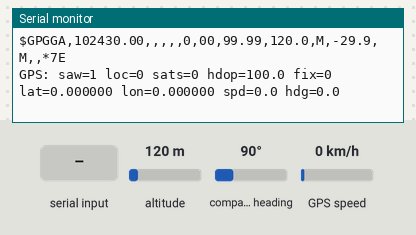
The sketch below on a simulated ESP32. On the bench: the last lines printed to the serial monitor. The test bench sets the inputs (shaded band); at power-on: altitude 120 m, GPS speed 0 km/h, compass heading 90°. The GPS gets a fix after 3 s at 37.7749, -122.4194 with 8 satellites; nothing arrives over Bluetooth unless stated.

Above: at 1.2 s.
1.3 s: altitude set to 20 m
At 2.1 s:
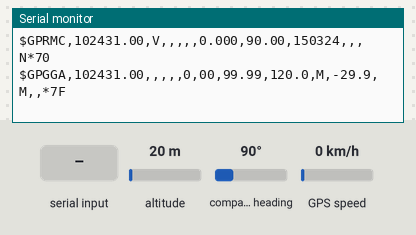
5.2 s: "1" received over the second serial link
At 5.6 s:
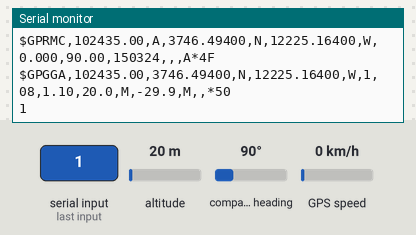
7.7 s: GPS speed set to 2 km/h
At 9.6 s:
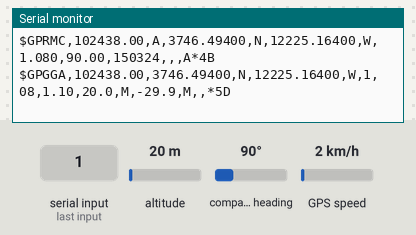
10.2 s: compass heading set to 352°
At 12.1 s:
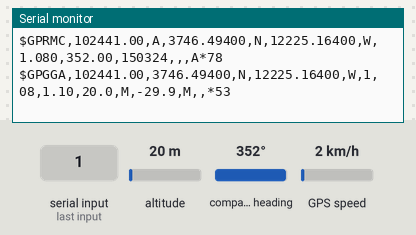
14.8 s: altitude set to 250 m
At 19.2 s:
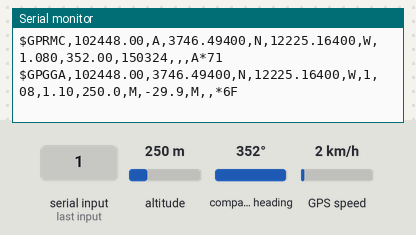
19.4 s: "0" received over the second serial link
At 19.65 s:
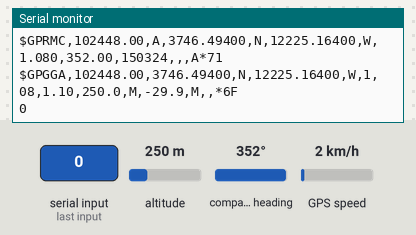

Measured:
- after the input at 5.2 s, the serial monitor: prints a new line at once (image 2)
- after the input at 7.7 s, the serial monitor: prints a new line after 1.1 s (image 3)
- after the input at 10.2 s, the serial monitor: prints a new line after 1.1 s (image 4)
- after the input at 14.8 s, the serial monitor: prints a new line after 0.24 s (image 5)
- after the input at 19.4 s, the serial monitor: prints a new line at once (image 6)

The sketch:

TX.ino
```cpp
#include <TinyGPSPlus.h>
#include <NimBLEDevice.h>
#include <math.h>

// ---------- 설정 ----------
static const char* DEVICE_NAME   = "AMB-TX";
static const uint16_t ADV_INTERVAL_MS = 250;    // 200~300 권장

// 배선: GPS TX -> ESP32 GPIO16(RX2), GPS RX -> ESP32 GPIO17(TX2) (RX만 연결)
static const int GPS_RX_PIN = 16;
static const int GPS_TX_PIN = 17;
static const uint32_t GPS_BAUD = 9600;

static const bool EMERGENCY_ON = true;

// 실내 완화
#define INDOOR_TEST 1
#if INDOOR_TEST
  static const int   REQ_SATS = 3;
  static const float MAX_HDOP = 8.0;
#else
  static const int   REQ_SATS = 4;
  static const float MAX_HDOP = 6.0;
#endif

// fix 끊겨도 잠깐 유지
static const uint32_t HOLD_LAST_MS = 5000;

// ---------- 전역 ----------
TinyGPSPlus gps;
HardwareSerial GPSser(2);
NimBLEAdvertising* adv = nullptr;
uint16_t g_seq = 0;

double lastLat=0,lastLon=0,lastSpd=0,lastHdg=0;
uint32_t lastFixMs=0;
bool haveLast=false;

// LE helpers
static inline void le32(uint8_t* p, int32_t v){ p[0]=v; p[1]=v>>8; p[2]=v>>16; p[3]=v>>24; }
static inline void le16(uint8_t* p, int16_t v){ p[0]=v; p[1]=v>>8; }

bool readGPS(double &lat,double &lon,double &spd,double &hdg,bool &fix) {
  // 1) NMEA 바이트를 1초 동안 읽어서 바로 에코(디버그)
  unsigned long st = millis();
  bool sawAny = false;
  while (millis() - st < 1000) {
    while (GPSser.available()) {
      char c = GPSser.read();
      gps.encode(c);
      Serial.write(c);      // ← 모니터에 NMEA 그대로 보임
      sawAny = true;
    }
    delay(1);
  }

  const bool locValid  = gps.location.isValid();
  const bool satValid  = gps.satellites.isValid();
  const bool hdopValid = gps.hdop.isValid();
  const uint32_t sats  = satValid  ? gps.satellites.value() : 0;
  const double  hdop   = hdopValid ? gps.hdop.hdop()        : 99.0;

  fix = locValid && (sats >= (uint32_t)REQ_SATS) && (hdop > 0) && (hdop <= MAX_HDOP);

  if (locValid) {
    lat = gps.location.lat();
    lon = gps.location.lng();
    spd = gps.speed.kmph();
    hdg = gps.course.deg();
  }

  // 상태 로그
  Serial.printf("\nGPS: saw=%d loc=%d sats=%u hdop=%.1f fix=%d lat=%.6f lon=%.6f spd=%.1f hdg=%.1f\n",
                sawAny, locValid, sats, hdop, fix, lat, lon, spd, hdg);
  return sawAny;  // 바이트를 한 번이라도 받았는지
}

void setup() {
  Serial.begin(115200);
  GPSser.begin(GPS_BAUD, SERIAL_8N1, GPS_RX_PIN, GPS_TX_PIN);

  NimBLEDevice::init(DEVICE_NAME);
  NimBLEDevice::setPower(ESP_PWR_LVL_P9);
  adv = NimBLEDevice::getAdvertising();

  // scan response 비활성화(빈 데이터)
  NimBLEAdvertisementData emptyScanResp;
  adv->setScanResponseData(emptyScanResp);

  adv->setMinInterval(400);   // 250ms
  adv->setMaxInterval(400);

  Serial.println("\nTX ready (debug echo ON)");
}

void loop() {
  double lat=0, lon=0, spd=0, hdg=0;
  bool fix=false;
  bool gotBytes = readGPS(lat,lon,spd,hdg,fix);

  // 20B 제조사 데이터
  uint8_t p[20]={0};
  p[0]='E'; p[1]='V';
  le16(p+2, g_seq++);

  bool usedLast = false;
  if (fix) {
    le32(p+4,  (int32_t)llround(lat*1e7));
    le32(p+8,  (int32_t)llround(lon*1e7));
    le16(p+12, (int16_t)llround(spd*10));
    le16(p+14, (int16_t)llround(hdg*10));
    p[16] = 0x01;
    lastLat=lat; lastLon=lon; lastSpd=spd; lastHdg=hdg; haveLast=true; lastFixMs=millis();
  } else if (haveLast && (millis()-lastFixMs <= HOLD_LAST_MS)) {
    le32(p+4,  (int32_t)llround(lastLat*1e7));
    le32(p+8,  (int32_t)llround(lastLon*1e7));
    le16(p+12, (int16_t)llround(lastSpd*10));
    le16(p+14, (int16_t)llround(lastHdg*10));
    p[16] = 0x00; usedLast = true;
  } else {
    p[16] = 0x00;
  }
  if (EMERGENCY_ON) p[16] |= 0x02;

  NimBLEAdvertisementData data;
  data.setFlags(0x04);
  data.setManufacturerData(std::string((char*)p, sizeof(p)));
  adv->setAdvertisementData(data);

  adv->start();
  delay(ADV_INTERVAL_MS);
  adv->stop();

  Serial.printf("TX seq=%u fix=%c %s lat=%.6f lon=%.6f spd=%.1f hdg=%.1f flags=0x%02X\n",
    g_seq-1, (p[16]&0x01)?'Y':'N', usedLast?"(hold)":"",
    (usedLast?lastLat: (fix?lat:0)),
    (usedLast?lastLon: (fix?lon:0)),
    (usedLast?lastSpd: (fix?spd:0)),
    (usedLast?lastHdg: (fix?hdg:0)),
    p[16]);
}
```
